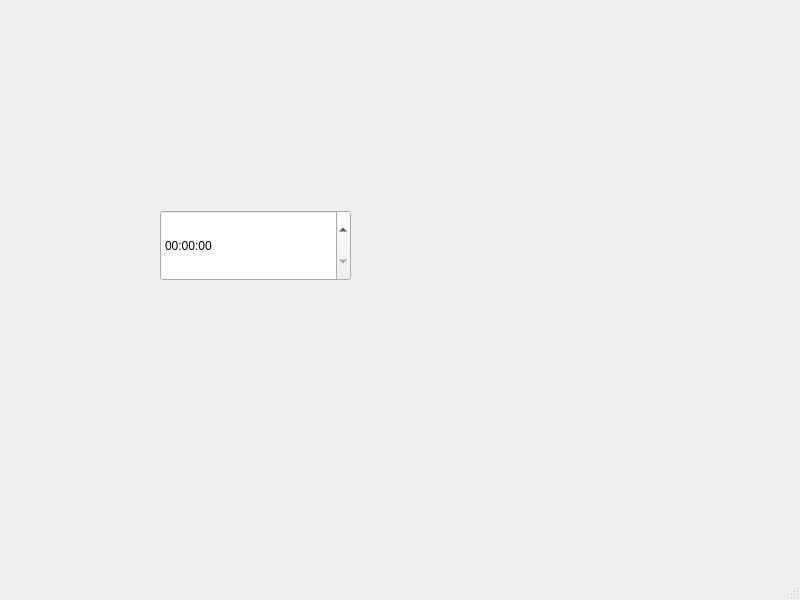
<?xml version="1.0" encoding="UTF-8"?>
<ui version="4.0">
 <class>MainWindow2</class>
 <widget class="QMainWindow" name="MainWindow2">
  <property name="geometry">
   <rect>
    <x>0</x>
    <y>0</y>
    <width>800</width>
    <height>600</height>
   </rect>
  </property>
  <property name="windowTitle">
   <string>MainWindow</string>
  </property>
  <widget class="QWidget" name="centralwidget">
   <widget class="QTimeEdit" name="timeEdit">
    <property name="geometry">
     <rect>
      <x>160</x>
      <y>210</y>
      <width>191</width>
      <height>71</height>
     </rect>
    </property>
   </widget>
  </widget>
  <widget class="QMenuBar" name="menubar">
   <property name="geometry">
    <rect>
     <x>0</x>
     <y>0</y>
     <width>800</width>
     <height>28</height>
    </rect>
   </property>
  </widget>
  <widget class="QStatusBar" name="statusbar"/>
 </widget>
 <resources/>
 <connections/>
</ui>
